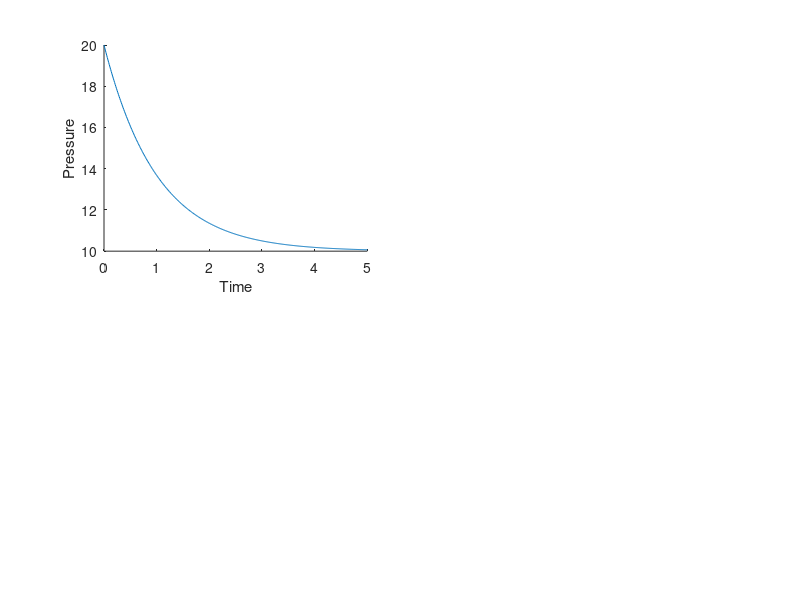

Here is the MATLAB script that generated this plot: (Note: this script raises an error after producing the figure.)
function test_IOP()
% close all
clc

%time vector
t = linspace(0,5,400);

%pressure
p = 20 - 10*(1-exp(-t/1));

%syringe system compliance
phi_s = 0;

%diagnostic figure
figure('Units','pixels','Position',[200,200,1000,600])

Q0 = linspace(2000,8000,6);

for i=1:length(Q0)
    %flow
    % Q = 6000-2000*1./(t/5+.1);
    Q = -(2000*1./(t/5+.1) - Q0(i));
    
    subplot(2,2,1)
    hold on
    plot(t,p,'-')
    ylabel('Pressure')
    xlabel('Time')

    yyaxis right
    hold on
    grid on

    plot(t,Q,'-')
    ylabel('Flow')


    % fit variables
    k1 = p./(gradient(p)./gradient(t));
    k2 = Q./(gradient(p)./gradient(t))- phi_s;


    subplot(2,2,2)
    hold on
    plot(k1,k2,'-.','LineWidth',2)
    hold on
    ylabel('k2')
    xlabel('k1')
    leg{i} = sprintf('Q_0 = %.2f',Q0(i));
    
    
    subplot(2,2,3)
%     hold on
    semilogy(t,k1,'-.','LineWidth',2)
    hold on
    ylabel('k1')
    xlabel('t')
    
    subplot(2,2,4)
%     hold on
    semilogy(t,k2,'-.','LineWidth',2)
    hold on
    ylabel('k2')
    xlabel('t')
end
subplot(2,2,2)
hold on
legend(leg,'location','best')
end